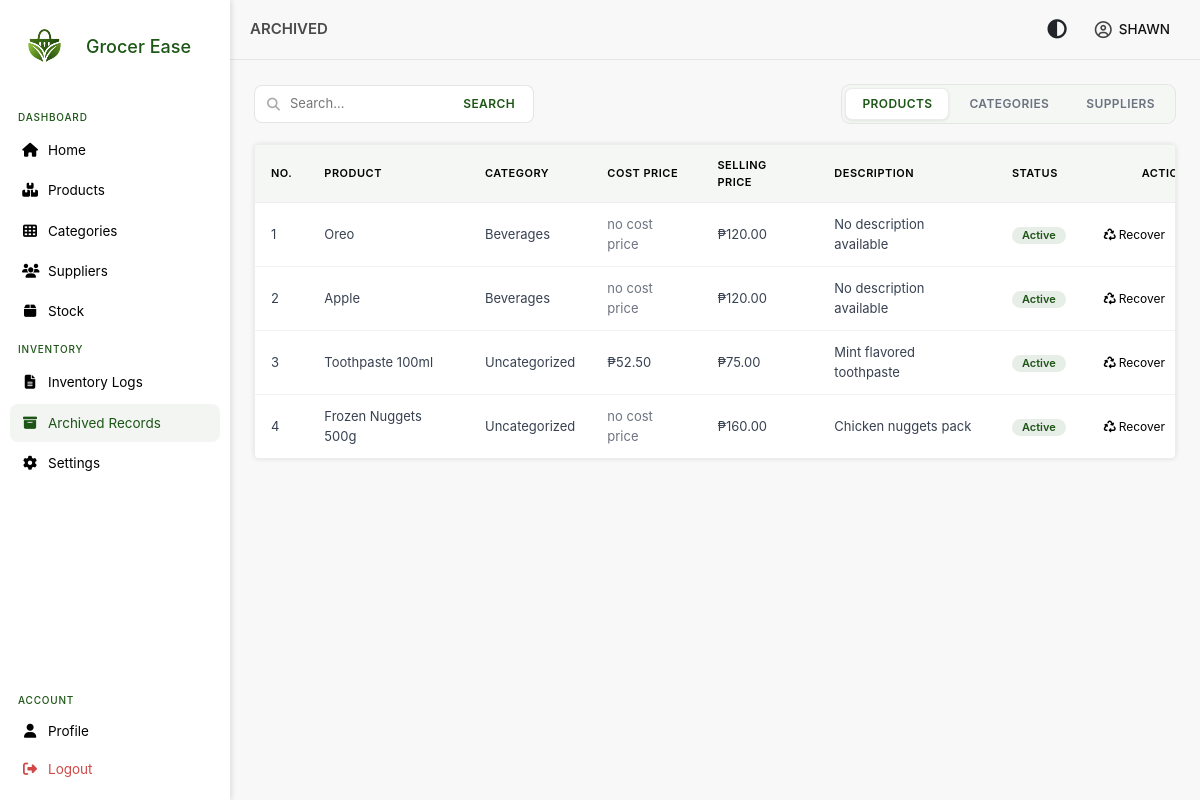
The app's page /views/inventory/archived.php (signed in), older data.
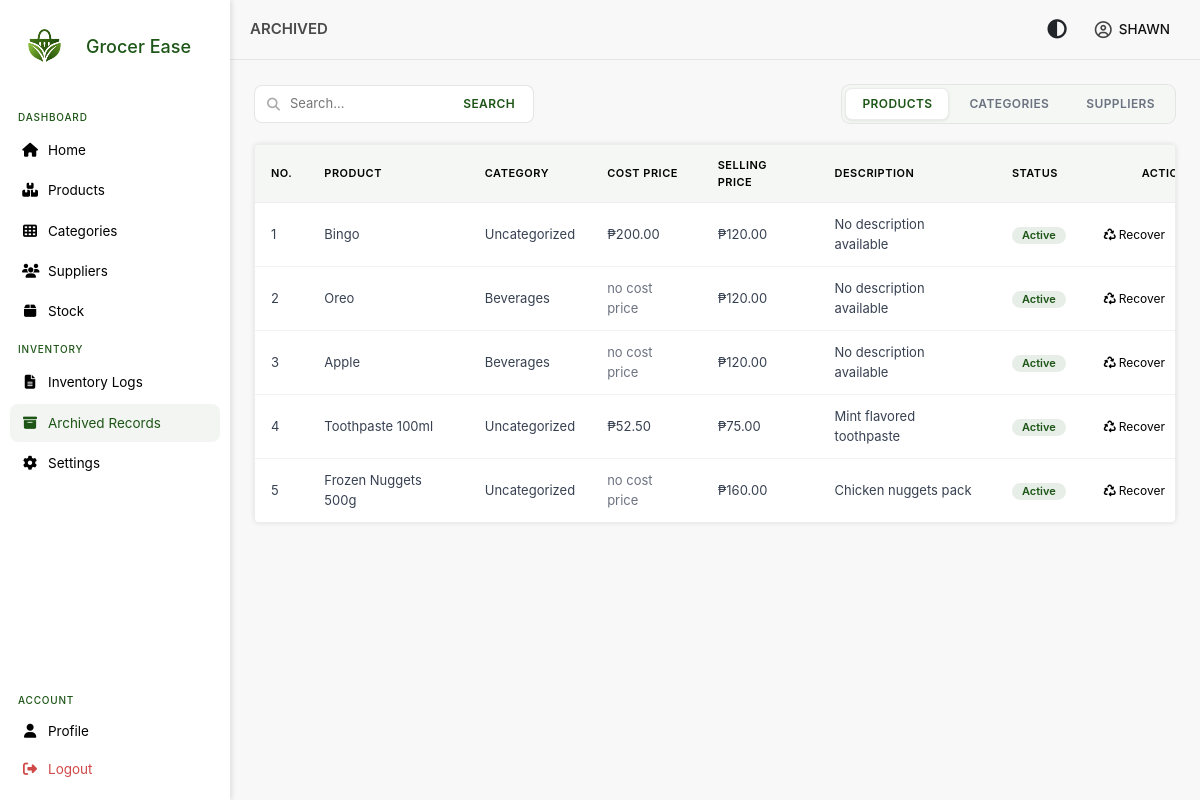
The same page, newer data.
### tables this page shows
CREATE TABLE `products` (
  `product_id_pk` int NOT NULL AUTO_INCREMENT,
  `product_name` varchar(250) NOT NULL,
  `product_description` longtext,
  `selling_price` decimal(10,2) NOT NULL,
  `status` tinyint DEFAULT '1',
  `is_deleted` tinyint DEFAULT '0',
  `category_id_fk` int DEFAULT NULL,
  `deleted_at` datetime DEFAULT NULL,
  PRIMARY KEY (`product_id_pk`),
  KEY `category_id_fk` (`category_id_fk`),
  KEY `idx_product_name` (`product_name`),
  CONSTRAINT `products_ibfk_1` FOREIGN KEY (`category_id_fk`) REFERENCES `categories` (`category_id_pk`)
);

CREATE TABLE `categories` (
  `category_id_pk` int NOT NULL AUTO_INCREMENT,
  `category_name` varchar(250) NOT NULL,
  `category_description` longtext,
  `is_deleted` tinyint DEFAULT '0',
  `deleted_at` datetime DEFAULT NULL,
  `status` tinyint DEFAULT '1',
  PRIMARY KEY (`category_id_pk`),
  KEY `idx_category_name` (`category_name`)
);

### autoload.php (called while the page is built, shortened)
<?php
spl_autoload_register(function ($class) {
    $paths = [
        __DIR__ . '/models/',
        __DIR__ . '/models/Stock/',
        __DIR__ . '/models/Relations/',
    ];
    foreach ($paths as $path) {
        $file = $path . $class . '.php';
        if (file_exists($file)) {
            return;
        }
    }
});
?>

### models/product.php (called while the page is built, shortened)
<?php
class Product
{
    private $conn;
    public function __construct($db)
    {
        $this->conn = $db;
    }
    public function GetDeletedProductsPaginated($page = 1, $limit = 10)
    {
        $offset = ($page - 1) * $limit;
        $stmt = $this->conn->prepare("SELECT p.product_id_pk,
                                             p.product_name,
                                             c.category_name,
                                             MIN(ps.cost_price) AS cost_price,
                                             p.selling_price,
                                             p.product_description,
                                             p.status,
                                             p.is_deleted,
                                             c.status as category_status
                                             FROM products p
                                             LEFT JOIN categories c ON c.category_id_pk = p.category_id_fk
                                             LEFT JOIN product_supplier ps ON ps.product_id_fk = p.product_id_pk AND ps.preferred = 1
                                             WHERE p.is_deleted = 1
                                             GROUP BY p.product_id_pk
                                             ORDER BY p.deleted_at DESC
                                             LIMIT :limit OFFSET :offset");
        $stmt->bindParam(':limit', $limit, PDO::PARAM_INT);
        $stmt->bindParam(':offset', $offset, PDO::PARAM_INT);
        $stmt->execute();
        return $stmt->fetchAll(PDO::FETCH_ASSOC);
    }
}
?>

### views/inventory/archives/deleted_products.php (the view, shortened to what this page needs)
<div class="menu-table">
    <table>
        <thead>
            <tr>
                <th>No.</th>
                <th>Product</th>
                <th>Category</th>
                <th>Cost Price</th>
                <th>Selling Price</th>
                <th>Description</th>
                <th>Status</th>
                <th>Actions</th>
            </tr>
        </thead>
        <tbody>
            <?php $no = (($page - 1) * $per_page) + 1; ?>
            <?php if (empty($products)): ?>
                <tr>
                    <td colspan="8" style="text-align:center; color:#6b7280;">
                        No archived products found
                    </td>
                </tr>
            <?php else: ?>
                <?php foreach ($products as $prod): ?>
                <tr>
                    <td><?= $no++ ?></td>
                    <td><?= htmlspecialchars($prod['product_name']) ?></td>
                    <td>
                        <?= htmlspecialchars(
                            isset($prod['category_name'])
                                ? $prod['category_name'] . ($prod['category_status'] == 0 ? ' (Inactive)' : '')
                                : 'Uncategorized'
                        ) ?>
                    </td>
                    <td><?= $prod['cost_price'] !== null ? '₱' .  number_format($prod['cost_price'], 2) : '<span style="color:#6b7280;">no cost price</span>' ?></td>
                    <td>₱<?= number_format($prod['selling_price'], 2) ?></td>
                    <td><?= htmlspecialchars($prod['product_description'] == '' ? 'No description available' : $prod['product_description']) ?>
                    </td>
                    <td>
                        <span class="badge <?= $prod['status'] == 1 ? 'active' : 'inactive' ?>">
                            <?= $prod['status'] == 1 ? 'Active' : 'Inactive' ?>
                        </span>
                    </td>
                    <td>
                        <div class="actions">
                            <button type="button" class="edit-btn" style="display:flex; align-items:center; gap:3px; font-size:12px; padding:3px 6px;"
                                onclick="restoreProduct('<?= $prod['product_id_pk'] ?>', '<?= htmlspecialchars($prod['product_name']) ?>')">
                                <i class="fa-solid fa-recycle"></i> Recover
                            </button>
                        </div>
                    </td>
                </tr>
                <?php endforeach; ?>
            <?php endif; ?>
        </tbody>
    </table>
</div>

Row changes from the older to the newer data that the page shows:
added products: product_name "Bingo", category_status "Uncategorized", cost_price "200.00", selling_price "120.00", product_description "No description available", status "Active"
